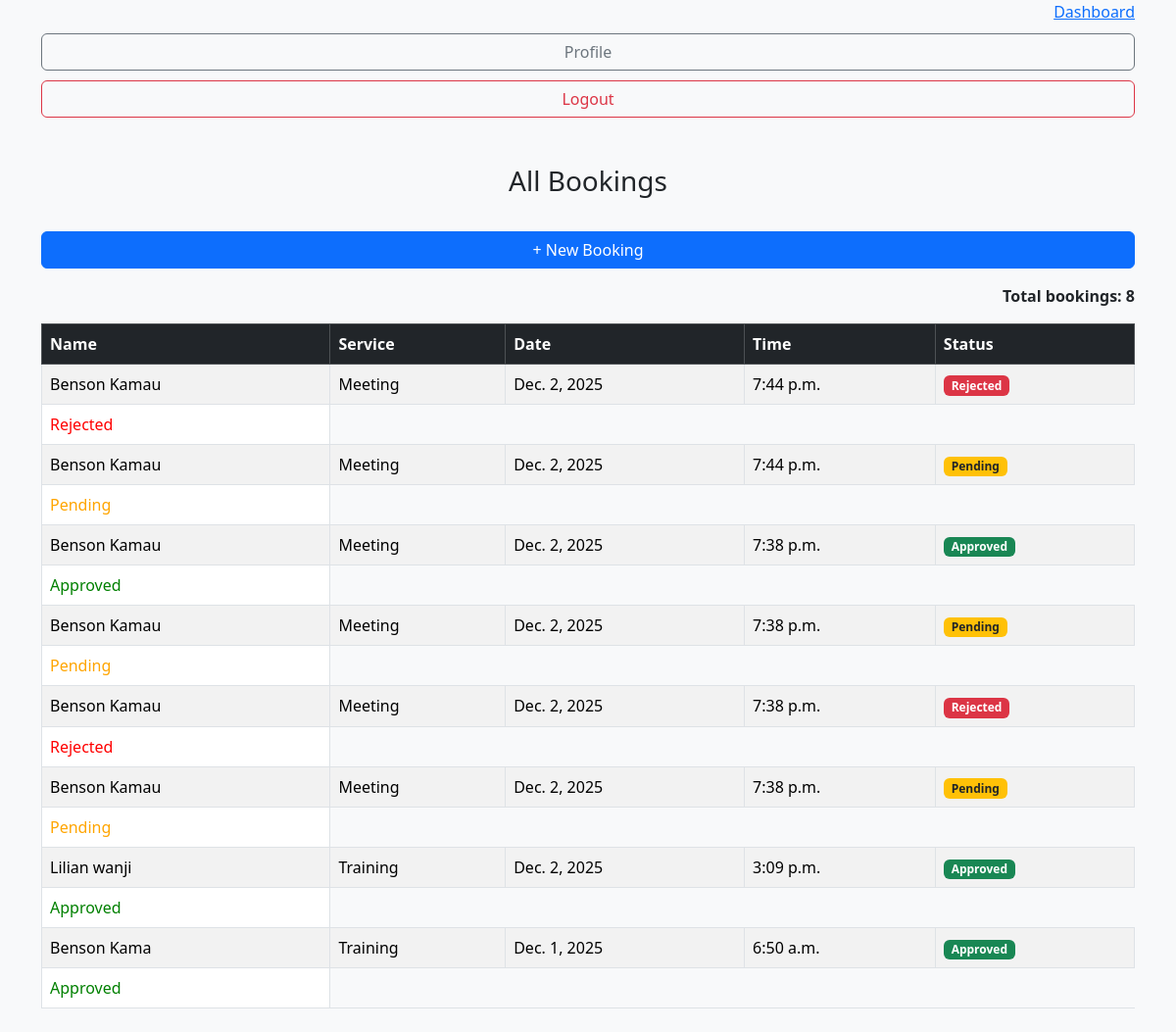
The page /bookings/ (signed in) on the database as committed earlier.
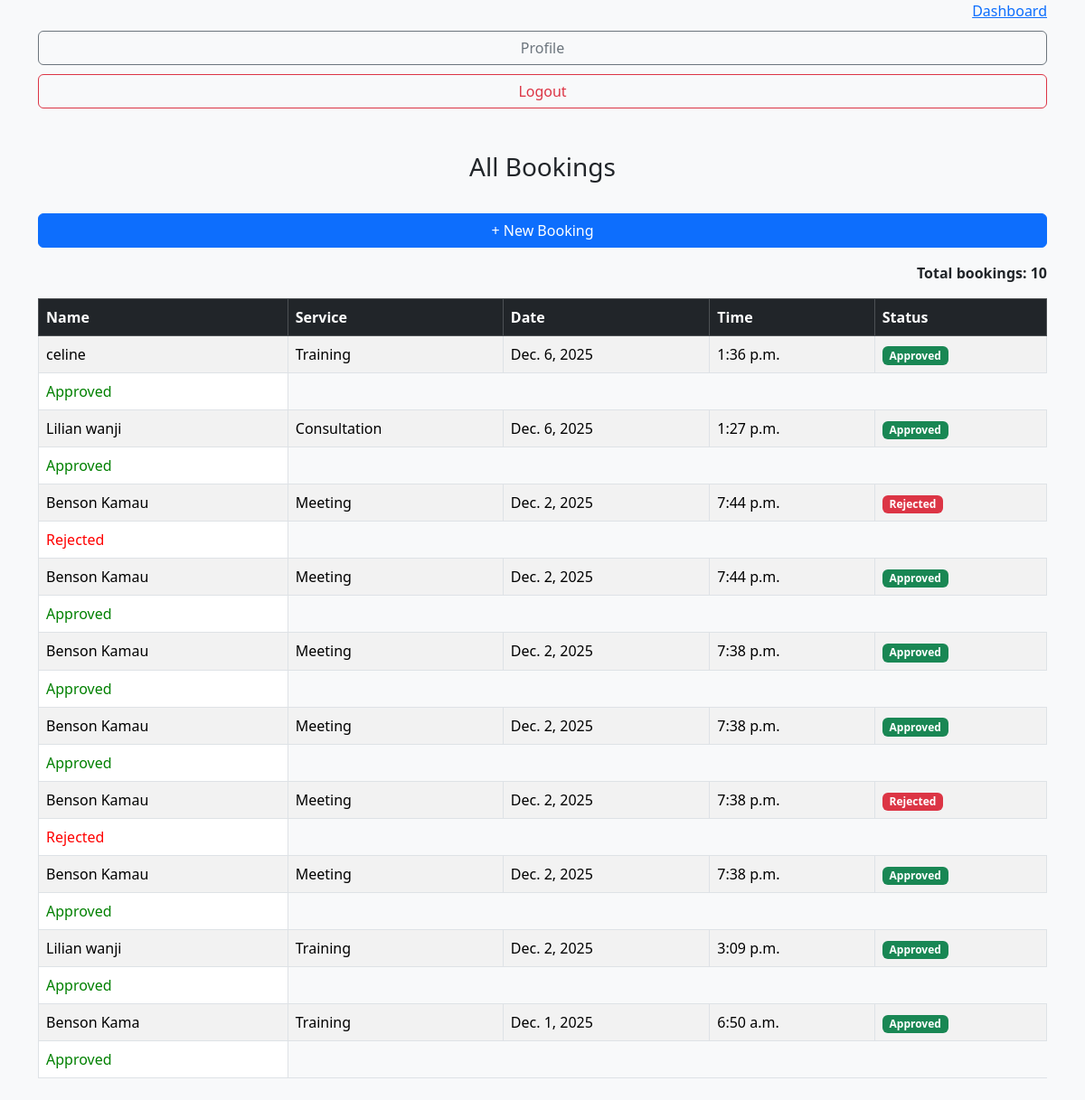
The same page on the database as committed later.
### book/models.py (models this page shows, shortened)
class Booking(models.Model):
    SERVICE_TYPES = [
        ("Consultation", "Consultation"),
        ("Repair", "Repair"),
        ("Meeting", "Meeting"),
        ("Training", "Training"),
        ("Other", "Other"),
    ]
    STATUS_TYPES = [
    ("Pending", "Pending"),
    ("Approved", "Approved"),
    ("Rejected", "Rejected"),
]
    user = models.ForeignKey(User, on_delete=models.CASCADE, null=True)
    name = models.CharField(max_length=100)
    email = models.EmailField()
    phone = models.CharField(max_length=20)
    service = models.CharField(max_length=20, choices=SERVICE_TYPES)
    date = models.DateField()
    time = models.TimeField()
    guests = models.IntegerField(default=1)
    notes = models.TextField(blank=True, null=True)
    status = models.CharField(max_length=20, choices=STATUS_TYPES, default="Pending")

### book/views.py (the view)
# urls.py: path('bookings/', views.booking_list, name='booking_list'),
@login_required
def booking_list(request):
    bookings = Booking.objects.all().order_by("-date","-time")
    return render(request, "book/booking_list.html", {"bookings": bookings})

### book/templates/book/booking_list.html (shortened to what this page needs)
{% extends "book/base.html" %} {% block content %}
<h3 class="mb-4 text-center">All Bookings</h3>
<div class="mb-3 text-end">
  <a href="{% url 'create_booking' %}" class="btn btn-primary">+ New Booking</a>
</div>
<p class="text-end"><strong>Total bookings: {{ bookings.count }}</strong></p>
<table class="table table-striped table-bordered">
  <thead class="table-dark">
    <tr>
      <th>Name</th>
      <th>Service</th>
      <th>Date</th>
      <th>Time</th>
      <th>Status</th>
    </tr>
  </thead>
  <tbody>
    {% for booking in bookings %}
    <tr>
      <td>{{ booking.name }}</td>
      <td>{{ booking.service }}</td>
      <td>{{ booking.date }}</td>
      <td>{{ booking.time }}</td>
      <td>
        {% if booking.status == "Pending" %}
        <span class="badge bg-warning text-dark">Pending</span>
        {% elif booking.status == "Approved" %}
        <span class="badge bg-success">Approved</span>
        {% elif booking.status == "Rejected" %}
        <span class="badge bg-danger">Rejected</span>
        {% endif %}
      </td>
    </tr>
     {% if booking.status == 'Approved' %}
    <td style="color: green">Approved</td>
    {% elif booking.status == 'Rejected' %}
    <td style="color: red">Rejected</td>
    {% else %}
    <td style="color: orange">Pending</td>
    {% endif %} {% endfor %}
  </tbody>
</table>
{% endblock %}

### book/templates/book/base.html (shortened to what this page needs)
{% load static %}
<!DOCTYPE html>
<html>
  <head>
    <link rel="stylesheet" href="{% static 'css/style.css' %}" />
    <link
      href="https://cdn.jsdelivr.net/npm/bootstrap@5.3.2/dist/css/bootstrap.min.css"
      rel="stylesheet"
    />
  </head>
  <body class="bg-light">
    <header class="container text-end">
       {% if user.is_authenticated %}
      <a href="{% url 'dashboard' %}">Dashboard</a>
      {% endif %} {% if user.is_authenticated %}
      <a href="{% url 'profile' %}" class="btn btn-outline-secondary"
        >Profile</a
      >
      <a href="{% url 'login' %}" class="btn btn-outline-danger">Logout</a>
      {% endif %}
    </header>
    <div class="container mt-5">{% block content %}{% endblock %}</div>
  </body>
</html>

### book/static/book/style.css (style rules this page uses)
.btn { margin-top: 10px; width: 100%; padding: 12px; background: #2563eb; color: white; border: none; border-radius: 4px; cursor: pointer; font-size: 15px; }

Rows that differ between the two databases and show on the page:
added Booking: name "celine", service "Training", date "Dec. 6, 2025", time "1:36 p.m.", status "Approved"
added Booking: name "Lilian wanji", service "Consultation", date "Dec. 6, 2025", time "1:27 p.m.", status "Approved"
changed Booking (number 4 of 10 on the later page): status "Pending Pending" → "Approved Approved"
changed Booking (number 6 of 10 on the later page): status "Pending Pending" → "Approved Approved"
changed Booking (number 8 of 10 on the later page): status "Pending Pending" → "Approved Approved"
Other text that changed with them:
{{ bookings.count }}: "8" → "10"
